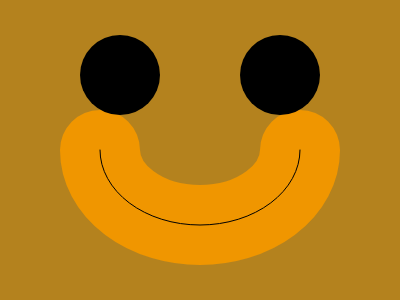
Frame 1 (no input)
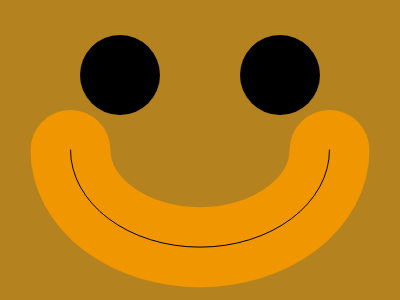
Frame 60 (no input)
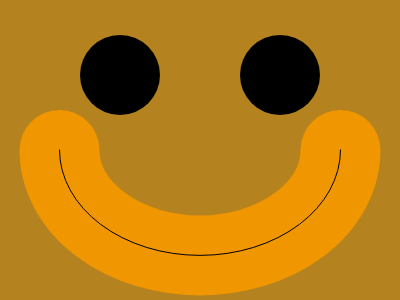
Frame 120 (the mouse pressed at the canvas centre since frame 60)

The p5.js sketch that drew these frames (run headless with seeded random() and noise() and a simulated clock; from frame 60 on, the mouse is pressed at the canvas centre):

// p5.js sketch
// ── sketch.js
// https://editor.p5js.org/jht9629-gmail/sketches/CibQhizdZ
// Patch neem by bigmouthflower -- jht9629-gmail remix
// animation based on unit reference and a step cycle

let cx;
let cy;
let arcWidth;
let arcHeight;
let aStrokeWeight;
let aStep = 0.01; // TRY: 0.1, 0.01, 0.5
let aDelta = 0;

function setup() {
  createCanvas(400, 300);  // TRY: other sizes
  // unit reference is the center of canvas
  cx = width / 2;
  cy = height / 2;
  // variables cx and cy are our unit reference
  // all measurements will be expression as ration of these
  arcWidth = cx * 1.5;
  arcHeight = cy * 1.5;
  aStrokeWeight = cx * 0.4;
}

function draw() {
  background(180, 130, 30);

  var x = cx;
  var y = cy;

  let strokeG = 150;
  stroke(strokeG + 90, strokeG, 0);
  strokeWeight(aStrokeWeight);
  noFill();

  // TRY: uncommenting change to arcWidth | arcHeight 
  arcWidth = cx * (1.0 + 0.5 * aDelta);
  arcHeight = cy * (1.0 + 0.5 * aDelta);
  arc(x, y, arcWidth, arcHeight, 0, PI, OPEN);

  stroke(0);
  point(x - cx * 0.4, y - cy * 0.5);
  point(x + cx * 0.4, y - cy * 0.5);

  strokeWeight(1);
  arc(x, y, arcWidth, arcHeight, 0, PI, OPEN);
  
  // Cycle aDelta between 0 and 1
  if (aDelta > 1 || aDelta < 0) {
    aStep *= -1;
  }
  aDelta += aStep;
  console.log('aDelta', aDelta, 'aStep', aStep)
}

// https://editor.p5js.org/jht9629-gmail/sketches/zpk0FK0KZ
// Patch neem by bigmouthflower

// https://editor.p5js.org/bigmouthflower/sketches/KBfVMdXJ0
// Patch neem by bigmouthflower
